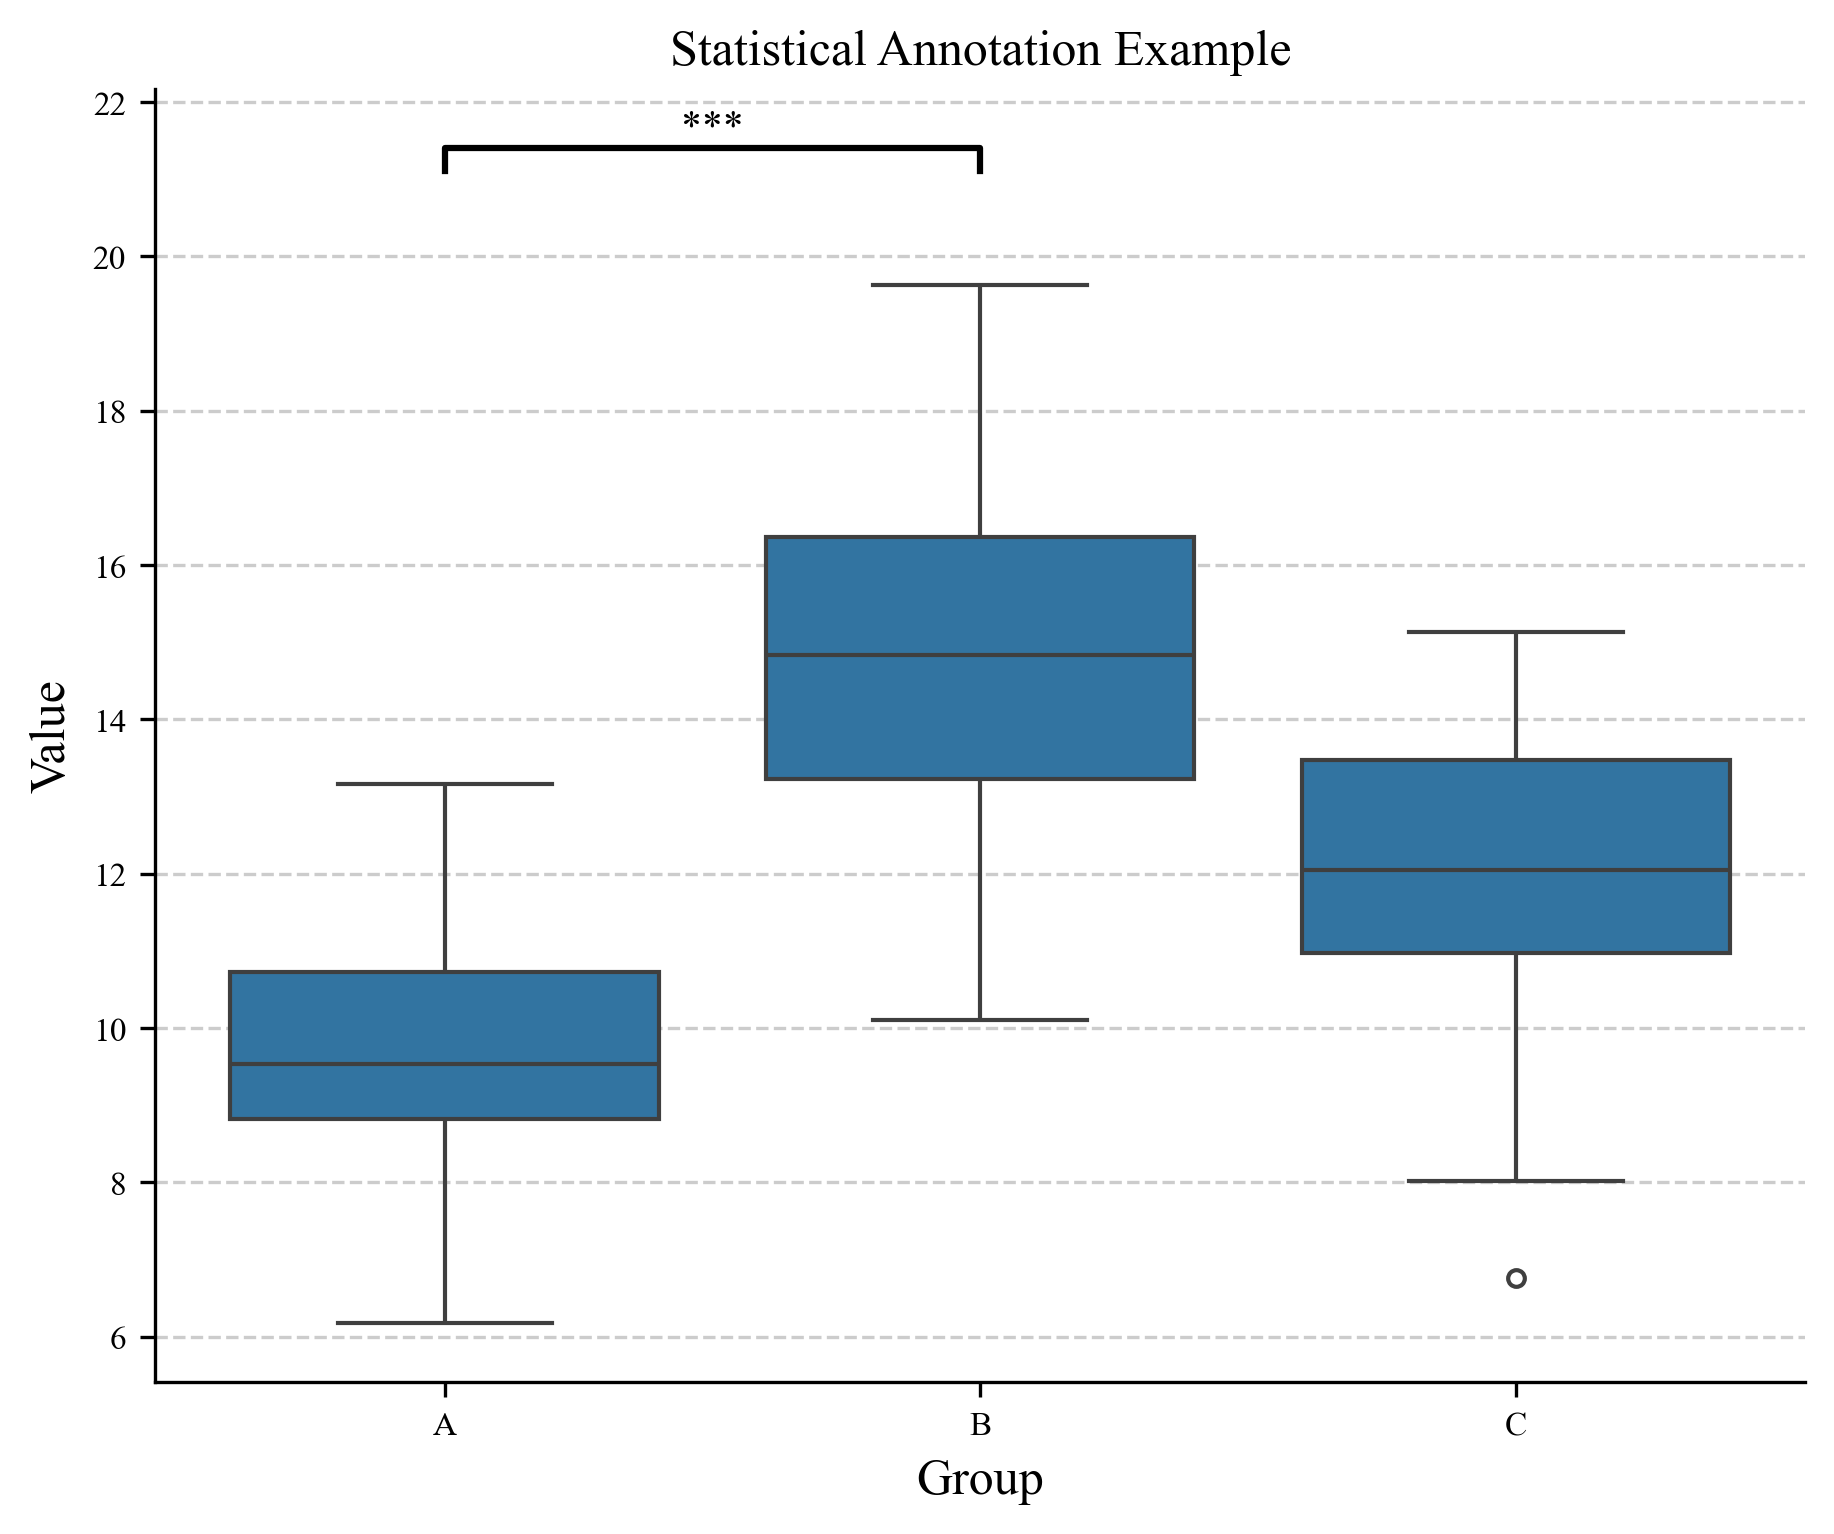

This figure's Python source:
# examples/statistical_annotation_example.py

import paperplot as pp
import pandas as pd
import numpy as np
import matplotlib.pyplot as plt

print(f"--- Running Example: {__file__} ---")

# --- 1. 准备数据 ---
# 创建一个适合箱形图的数据集
np.random.seed(42)
data = {
    'value': np.concatenate([
        np.random.normal(loc=10, scale=2, size=30),
        np.random.normal(loc=15, scale=2.5, size=30),
        np.random.normal(loc=12, scale=2, size=30)
    ]),
    'group': ['A'] * 30 + ['B'] * 30 + ['C'] * 30
}
df = pd.DataFrame(data)

# --- 2. 创建绘图 ---
try:
    # 使用新的 add_box 方法
    plotter = pp.Plotter(layout=(1, 1), figsize=(6, 5))
    plotter.add_box(data=df, x='group', y='value', tag='box')
    
    # --- 3. 添加统计标注 ---
    ax = plotter.get_ax('box')
    
    # 在 A 组和 B 组之间进行 t-test 并添加标注
    pp.utils.add_stat_test(
        ax=ax,
        data=df,
        x='group',
        y='value',
        group1='A',
        group2='B',
        test='t-test_ind'
    )
    
    # --- 4. 设置标题和标签 ---
    plotter.set_title('box', 'Statistical Annotation Example')
    plotter.set_xlabel('box', 'Group')
    plotter.set_ylabel('box', 'Value')

    # --- 5. 清理和保存 ---
    plotter.cleanup()
    plotter.save("statistical_annotation_example.png")

except Exception as e:
    print(f"An unexpected error occurred: {e}")
finally:
    plt.close('all')

print(f"\n--- Finished Example: {__file__} ---")
print("A new file 'statistical_annotation_example.png' was generated.")
